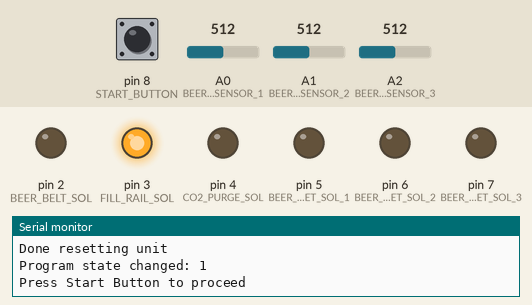
This sketch was run on a simulated Arduino Uno, built with avr-gcc and run on an emulated ATmega328P. Shown: output pins drawn as LEDs (lit = HIGH), the last lines printed to the serial monitor. The test bench sets the inputs (shaded band); at power-on: pin 8 (START_BUTTON) LOW, A0 (BEER_FILL_SENSOR_1) = 512, A1 (BEER_FILL_SENSOR_2) = 512, A2 (BEER_FILL_SENSOR_3) = 512.

Above: at 2.2 s.
2.3 s: pin 8 (START_BUTTON) pulled HIGH for 0.15 s
At 3.6 s:
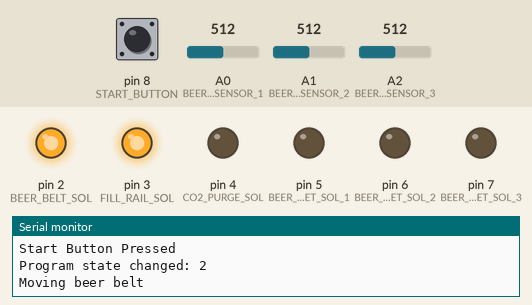
5.4 s: A0 (BEER_FILL_SENSOR_1) set to 306
At 8.1 s:
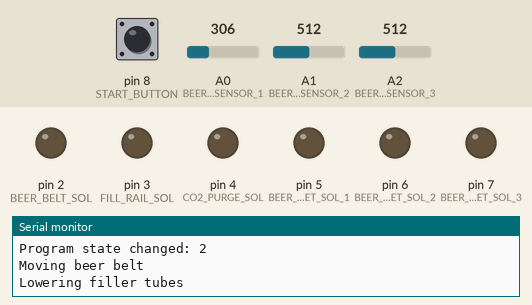
8.4 s: A1 (BEER_FILL_SENSOR_2) set to 306
11.4 s: A0 (BEER_FILL_SENSOR_1) set to 387
12.9 s: A0 (BEER_FILL_SENSOR_1) set to 414
At 14.0 s:
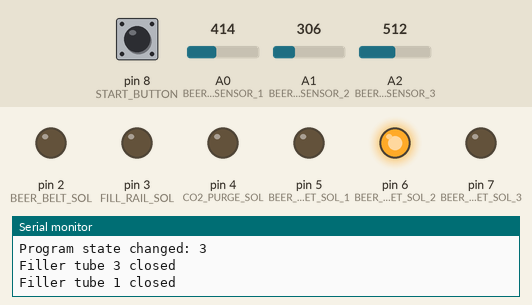
14.4 s: A1 (BEER_FILL_SENSOR_2) set to 389
15.9 s: A1 (BEER_FILL_SENSOR_2) set to 412
At 17.3 s:
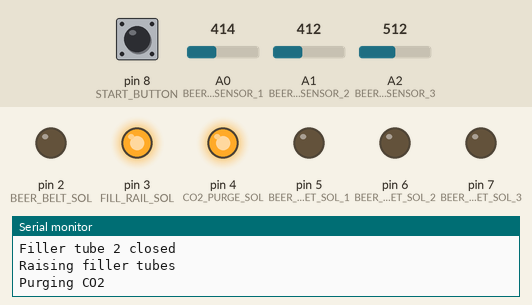
Timing chart, 0 to 18.9 s (numbered marks = the images above; inputs shaded):
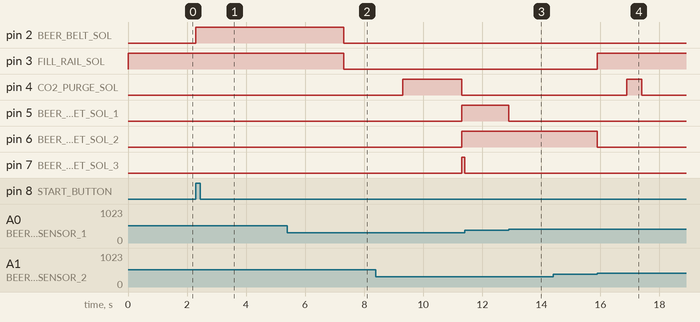

The sketch:

OpenBeerFiller.ino
```cpp
// (licence header left out)
#pragma once;

// Library includes.
// AVR(UNO) Libraries.
#ifdef __AVR__
#include <TimerOne.h>;
#endif;

// Project specific includes.
#include "Config.h";
#include "InputConfig.h";

/**
 * ***************************************************************************
 * ******************************* VARIABLES *********************************
 * ***************************************************************************
 */
volatile bool fillSensor1Triggered = false;
volatile bool fillSensor2Triggered = false;
volatile bool fillSensor3Triggered = false;
bool idleMessageDisplayed = false;
enum ProgramState {UNDEF,IDLE,START,FILLING,STOP};
ProgramState currentState = UNDEF;

/**
 * ***************************************************************************
 * ******************************** FUNCTIONS ********************************
 * ***************************************************************************
 */
void setupPins() {
  // Filler solenoids.
  pinMode(BEER_INLET_SOL_1, OUTPUT);
  pinMode(BEER_INLET_SOL_2, OUTPUT);
  pinMode(BEER_INLET_SOL_3, OUTPUT);

  // CO2 solenoid.
  pinMode(CO2_PURGE_SOL, OUTPUT);

  // Fill rail solenoid.
  pinMode(FILL_RAIL_SOL, OUTPUT);

  // Beer belt solenoid.
  pinMode(BEER_BELT_SOL, OUTPUT);

  // Fill sensors.
  pinMode(BEER_FILL_SENSOR_1, INPUT);
  pinMode(BEER_FILL_SENSOR_2, INPUT);
  pinMode(BEER_FILL_SENSOR_3, INPUT);

  // Start/Stop button.
  pinMode(START_BUTTON, INPUT);
}

/**
 * Setup a non-blocking interrupt timer for checking the fill sensors.
 */
void setupFillSensorsTimer() {
  Timer1.initialize(FILL_SENSORS_TIMER_FREQUENCY);
  Timer1.attachInterrupt(checkFillSensors);
}

/**
 * Check if the fill sensors have been triggered.
 */
void checkFillSensors() {
  if (FILL_SENSORS_TRIGGER < analogRead(BEER_FILL_SENSOR_1)) {
    triggerFullFillSensor1();
  }
  if (FILL_SENSORS_TRIGGER < analogRead(BEER_FILL_SENSOR_2)) {
    triggerFullFillSensor2();
  }
  if (FILL_SENSORS_TRIGGER < analogRead(BEER_FILL_SENSOR_3)) {
    triggerFullFillSensor3();
  }
}

/**
 * Fired when fill sensor 1 is triggered as full.
 */
void triggerFullFillSensor1() {
  if (!fillSensor1Triggered && hasProgramState(FILLING)) {
    closeBeerFillerTube(BEER_INLET_SOL_1);
    fillSensor1Triggered = true;
    Serial.println("Filler tube 1 closed");
  }
}

/**
 * Fired when fill sensor 1 is triggered as full.
 */
void triggerFullFillSensor2() {
  if (!fillSensor2Triggered && hasProgramState(FILLING)) {
    closeBeerFillerTube(BEER_INLET_SOL_2);
    fillSensor2Triggered = true;
    Serial.println("Filler tube 2 closed");
  }
}

/**
 * Fired when fill sensor 1 is triggered as full.
 */
void triggerFullFillSensor3() {
  if (!fillSensor3Triggered && hasProgramState(FILLING)) {
    closeBeerFillerTube(BEER_INLET_SOL_3);
    fillSensor3Triggered = true;
    Serial.println("Filler tube 3 closed");
  }
}

/**
 * Return whether all fill sensors have been triggered or not.
 */
bool allFillSensorsTriggered() {
  return fillSensor1Triggered && fillSensor2Triggered && fillSensor3Triggered;
}

void resetFillSensorTriggers() {
  fillSensor1Triggered = fillSensor2Triggered = fillSensor3Triggered = false;
}

/**
 * Open a single beer filler solenoid.
 */
void openBeerFillerTube(int fillerTubePin) {
  digitalWrite(fillerTubePin, HIGH);
}

/**
 * Close a single beer filler solenoid.
 */
void closeBeerFillerTube(int fillerTubePin) {
  digitalWrite(fillerTubePin, LOW);
}

/**
 * Open all beer filler solenoids.
 */
void openAllBeerFillerTubes() {
  Serial.println("Opening all beer filler tubes");
  digitalWrite(BEER_INLET_SOL_1, HIGH);
  digitalWrite(BEER_INLET_SOL_2, HIGH);
  digitalWrite(BEER_INLET_SOL_3, HIGH);
}

/**
 * Close all beer filler solenoids.
 */
void closeAllBeerFillerTubes() {
  Serial.println("Closing all beer filler tubes");
  digitalWrite(BEER_INLET_SOL_1, LOW);
  digitalWrite(BEER_INLET_SOL_2, LOW);
  digitalWrite(BEER_INLET_SOL_3, LOW);
}

/**
 * Open the CO2 purge solenoid, wait a while and then close it again.
 */
void purgeCO2( bool retract = false ) {
  Serial.println("Purging CO2");
  digitalWrite(CO2_PURGE_SOL, HIGH);
  if(!retract) {
    delay(CO2_PURGE_PERIOD);
  } else {
    delay(CO2_PURGE_RETRACTION_PERIOD);
  }
  digitalWrite(CO2_PURGE_SOL, LOW);
}

/**
 * Raise the fillter tubes out of the bottles.
 */
void raiseFillerTubes() {
  Serial.println("Raising filler tubes");
  digitalWrite(FILL_RAIL_SOL, HIGH);
  delay(CO2_PURGE_RETRACTION_DELAY); // We use CO2_PURGE_RETRACTION_DELAY here as we want to start purging with CO2 as the fill rail raises.
}

/**
 * Lower the filler tubes into the bottles.
 */
void lowerFillerTubes() {
  Serial.println("Lowering filler tubes");
  digitalWrite(FILL_RAIL_SOL, LOW);
  delay(FILLER_TUBE_MOVEMENT_DELAY);
}

/**
 * Move the beer belt, wait a while and then stop it again.
 */
void moveBeerBelt() {
  Serial.println( "Moving beer belt" );
  digitalWrite(BEER_BELT_SOL, HIGH);
  delay(MOVE_BEER_BELT_PERIOD);
  digitalWrite(BEER_BELT_SOL, LOW);
}

/**
 * Code to run when we are in the IDLE ProgramState
 */
void idleState() {
  if (!idleMessageDisplayed) {
    Serial.println("Press Start Button to proceed");
    idleMessageDisplayed = true;
  }
  readStartButton();
}

/**
 * Code to run when we are in the START ProgramState.
 */
void startState() {
  moveBeerBelt();
  lowerFillerTubes();
  purgeCO2();
  openAllBeerFillerTubes();
  changeProgramState(FILLING);
}

/**
 * Code to run when we are in the FILLING ProgramState.
 */
void fillingState() {
  // Check if we are done filling.
  if(allFillSensorsTriggered()){
    raiseFillerTubes();
    purgeCO2(true);
    resetFillSensorTriggers();
    // If done filling, check if we want to do continuous filling or go back to the UNDEF state.
    #if defined(CONINUOUS_FILLING)
      changeProgramState(START);
    #else
      changeProgramState(IDLE);
    #endif;
  }
}

/**
 * Code to run when we are in the STOP ProgramState.
 */
void stopState() {
  // Reset the sensors and change ProgramState to UNDEF.
  resetUnit();
  changeProgramState(IDLE);
}

/**
 * Read the start button.
 */
void readStartButton() {
  if(
    HIGH==digitalRead(START_BUTTON)
    && hasProgramState(IDLE)
  ) {
    Serial.println("Start Button Pressed");
    changeProgramState(START);
  }
}

/**
 * Read the stop button.
 */
void readStopButton() {
  if(
    HIGH==digitalRead(START_BUTTON)
    && !hasProgramState(IDLE)
    && !hasProgramState(START)
  ) {
    Serial.println("Stop Button Pressed");
    changeProgramState(STOP);
  }
}

/**
 * Reset the unit,
 */
void resetUnit() {
  Serial.println("Reseting unit");
  closeAllBeerFillerTubes();
  digitalWrite(BEER_BELT_SOL, LOW);
  raiseFillerTubes();
  digitalWrite(CO2_PURGE_SOL, LOW);
  Serial.println("Done resetting unit");
  changeProgramState(IDLE);
}

/**
 * Change the ProgramState
 */
void changeProgramState(ProgramState state) {
  // Reset the bool to avoid the IDLE state message to repeat continiously.
  if (IDLE == state){
    idleMessageDisplayed = false;
  }
  currentState = state;
  Serial.print("Program state changed: ");
  Serial.println(currentState);
}

/**
 * Check if the currentState matches the passed state.
 */
bool hasProgramState(ProgramState state) {
  if(state == currentState) {
    return true;
  }
  return false;
}

/**
 * Code in this function must always run, avoid delays in here.
 */
void alwaysRun() {
  readStopButton();
}

/**
 * ***************************************************************************
 * ***************************** MAIN FUNCTIONS ******************************
 * ***************************************************************************
 */

/**
 * Main setup routine.
 */
void setup() {
  Serial.begin(115200);//Serial.begin(9600);
  setupPins();
  setupFillSensorsTimer();
  resetUnit();
}

/**
 * The main program loop, where all the magic comes togetger.
 */
void loop() {
  switch(currentState) {
    case IDLE:
      idleState();
      break;
    case START:
      startState();
      break;
    case FILLING:
      fillingState();
      break;
    case STOP:
      stopState();
      break;
  }
  alwaysRun();
}
```

Config.h
```cpp
// (licence header left out)
#pragma once;

/**
 * General Config Options
 */
#define CO2_PURGE_PERIOD 2000
#define MOVE_BEER_BELT_PERIOD 5000
#define FILLER_TUBE_MOVEMENT_DELAY 2000
#define CO2_PURGE_RETRACTION_DELAY 1000
#define CO2_PURGE_RETRACTION_PERIOD 500
#define FILL_SENSORS_TIMER_FREQUENCY 100000 // 100ms This value needs to be defined in microseconds.
#define FILL_SENSORS_TRIGGER 400 // Int between 0 and 1023 used to trigger the fill sensor: operating voltage(5v or 3.3v) / 1024

/**
 * Feature flags
 */
//#define CONINUOUS_FILLING // Uncomment this to have the filling process repeat for new batch after the current batch has completed it filling.
```

InputConfig.h
```cpp
// (licence header left out)
#pragma once;

/**
 * Pin definitions
 */
#define START_BUTTON 8
#define BEER_INLET_SOL_1 5
#define BEER_INLET_SOL_2 6
#define BEER_INLET_SOL_3 7
#define BEER_FILL_SENSOR_1 A0
#define BEER_FILL_SENSOR_2 A1
#define BEER_FILL_SENSOR_3 A2
#define CO2_PURGE_SOL 4
#define FILL_RAIL_SOL 3
#define BEER_BELT_SOL 2
```

Measured:
- the behaviour switches between 400 and 401 on A0 (BEER_FILL_SENSOR_1) (found by bisection; images 2 and 3)
- the behaviour switches between 400 and 401 on A1 (BEER_FILL_SENSOR_2) (found by bisection; images 3 and 4)
- after the input at 2.3 s, pin 2 (BEER_BELT_SOL): LOW → HIGH at once
- after the input at 12.9 s, pin 5 (BEER_INLET_SOL_1): HIGH → LOW at once
- after the input at 14.4 s, every drawn part: stays the same
- after the input at 15.9 s, pin 3 (FILL_RAIL_SOL): LOW → HIGH at once; pin 4 (CO2_PURGE_SOL): LOW → HIGH after 1.0 s, → LOW 0.50 s later; pin 6 (BEER_INLET_SOL_2): HIGH → LOW at once
